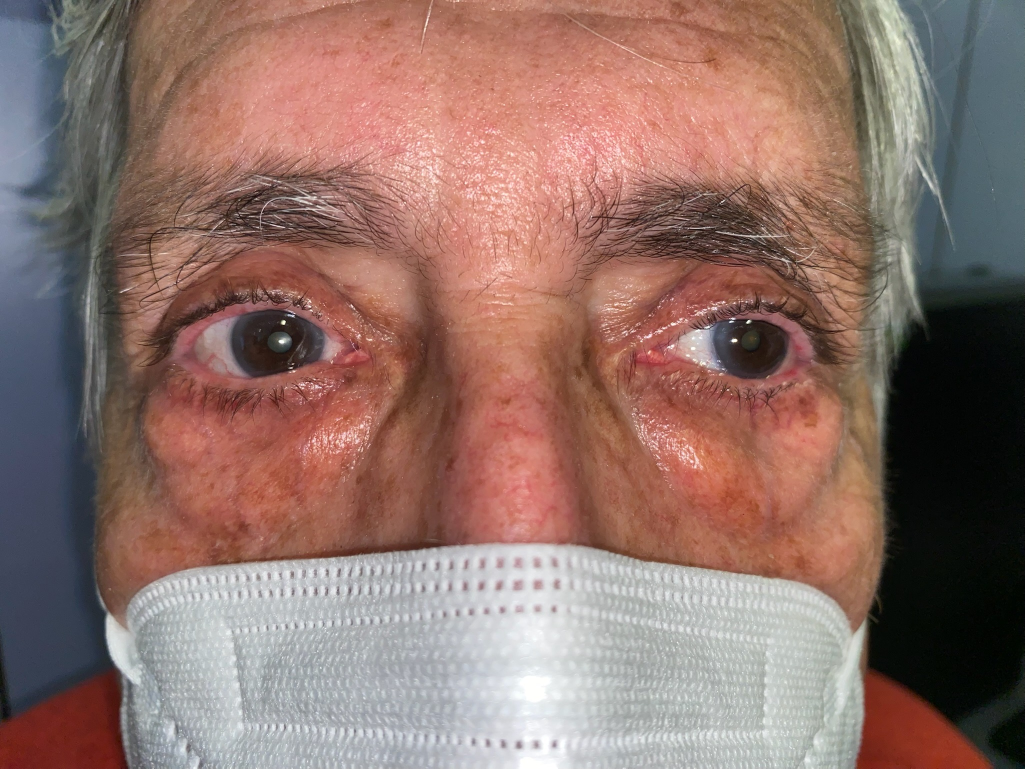
#> input picture Con estrabismo/IMG_1415.jpeg, 2049 x 1537 px, given in place of IMG_1711.jpeg, which was not available (shown at 1/2 size)
$ python crop_big.py
#> lines starting #> are read from the running program, lines starting #| are printed output that depends on the picture
from PIL import Image

# Load the image
photo = 1711
image = Image.open('Con estrabismo\IMG_{}.jpeg'.format(photo))
#> image is the input picture: PIL image 2049x1537 RGB; mean R, G, B 143.2, 113.6, 105.9

left = 480
upper = 600
margin = -40

right = left + 1370 + margin
lower = upper + 550 + margin
bbox = (left, upper, right, lower)
# Crop the sub-image
new_size = (1370, 550)
image = image.crop(bbox).resize(new_size)
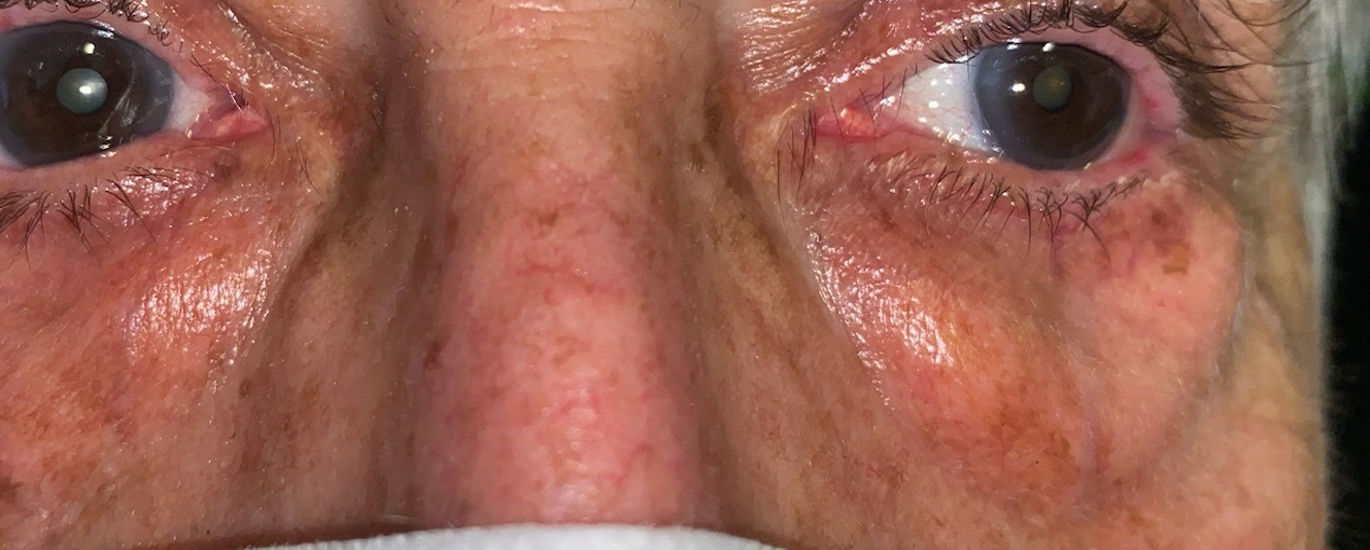
#> image: PIL image 1370x550 RGB; mean R, G, B 151.4, 95.4, 80.4
image.save('Con estrabismo\{}.png'.format(photo))

$ run again, on Con estrabismo/IMG_1600.jpeg
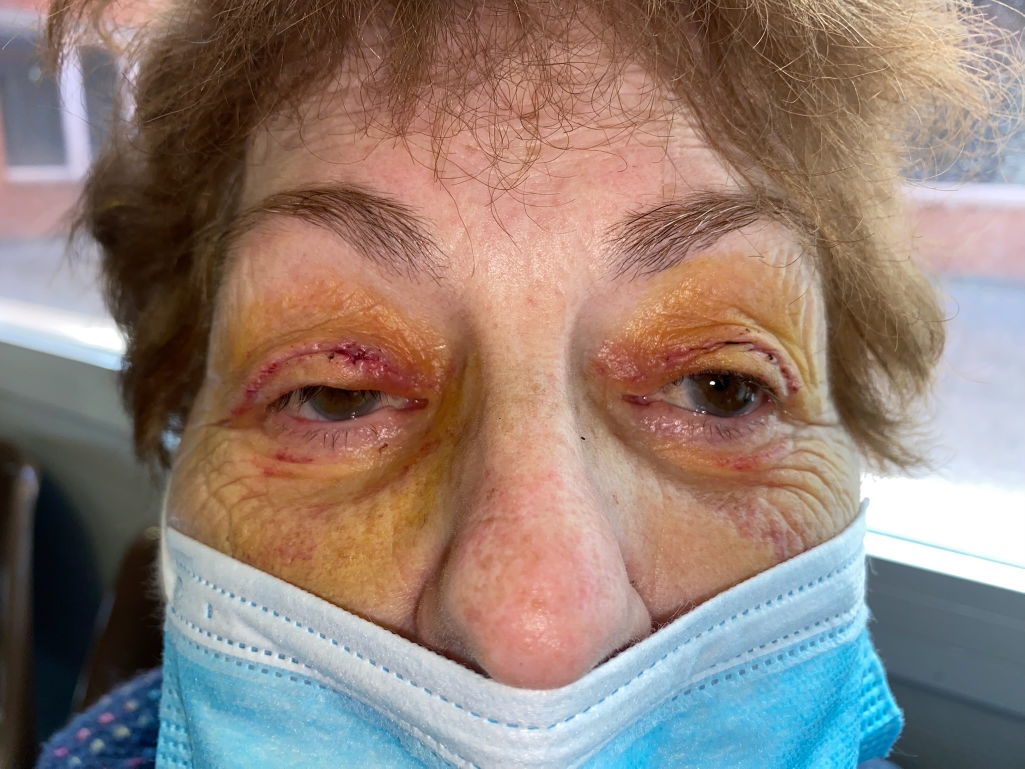
#> input picture Con estrabismo/IMG_1600.jpeg, 2049 x 1537 px, given in place of IMG_1711.jpeg, which was not available (shown at 1/2 size)
#> image is the input picture: PIL image 2049x1537 RGB; mean R, G, B 144.3, 126.7, 117.9
#> `image = image.crop(bbox).resize(new_size)`:
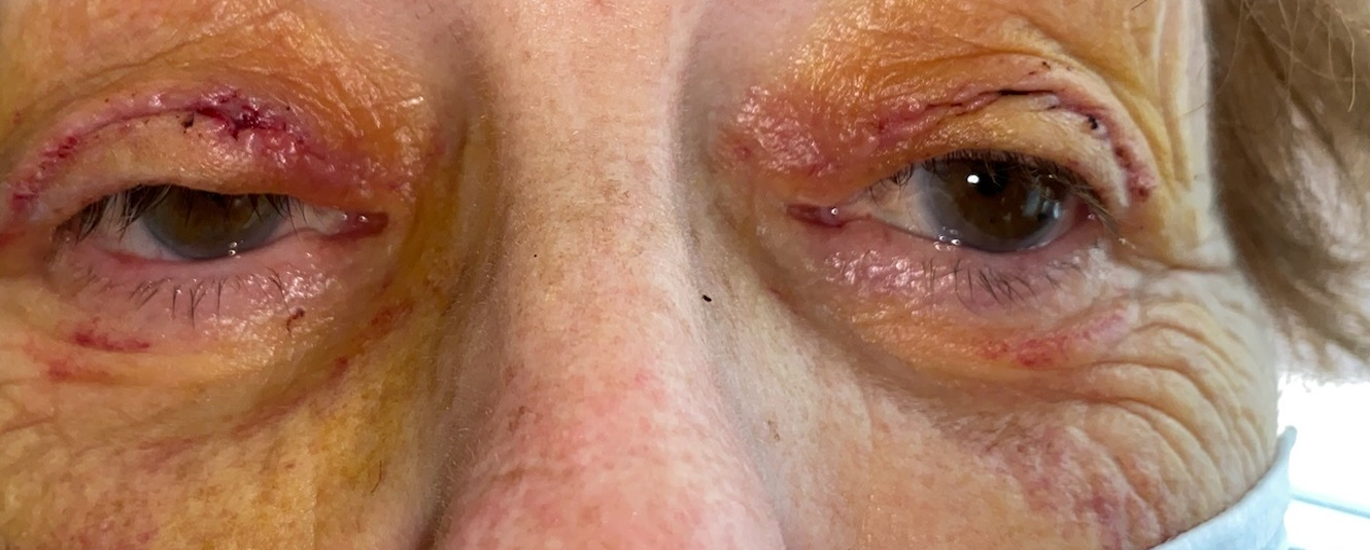
#> image: PIL image 1370x550 RGB; mean R, G, B 164.6, 118.5, 92.8

$ run again, on Con estrabismo/IMG_1646.jpeg
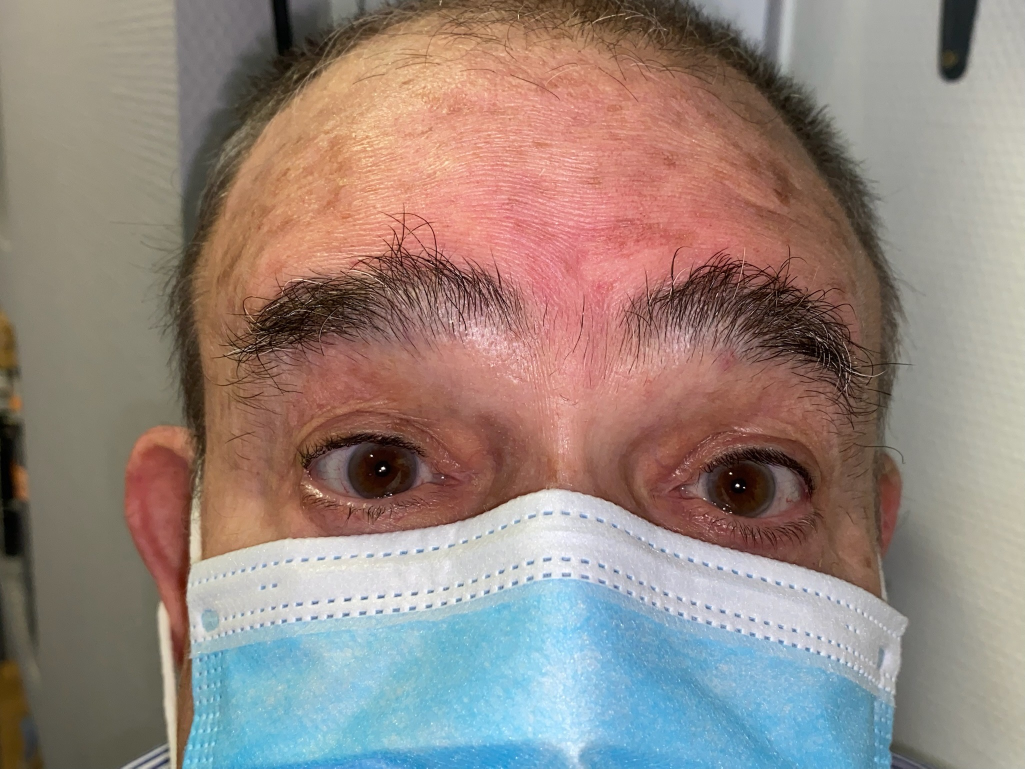
#> input picture Con estrabismo/IMG_1646.jpeg, 2049 x 1537 px, given in place of IMG_1711.jpeg, which was not available (shown at 1/2 size)
#> image is the input picture: PIL image 2049x1537 RGB; mean R, G, B 149, 133.3, 125.8
#> `image = image.crop(bbox).resize(new_size)`:
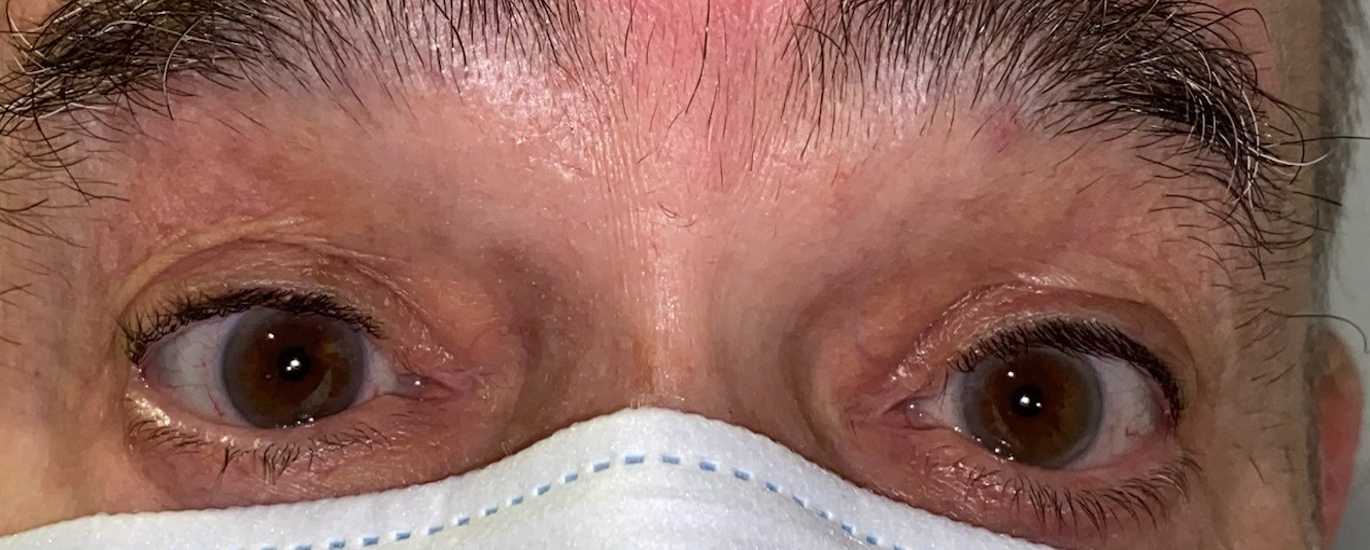
#> image: PIL image 1370x550 RGB; mean R, G, B 142.9, 102.1, 92.2

$ run again, on Con estrabismo/IMG_1649.jpeg
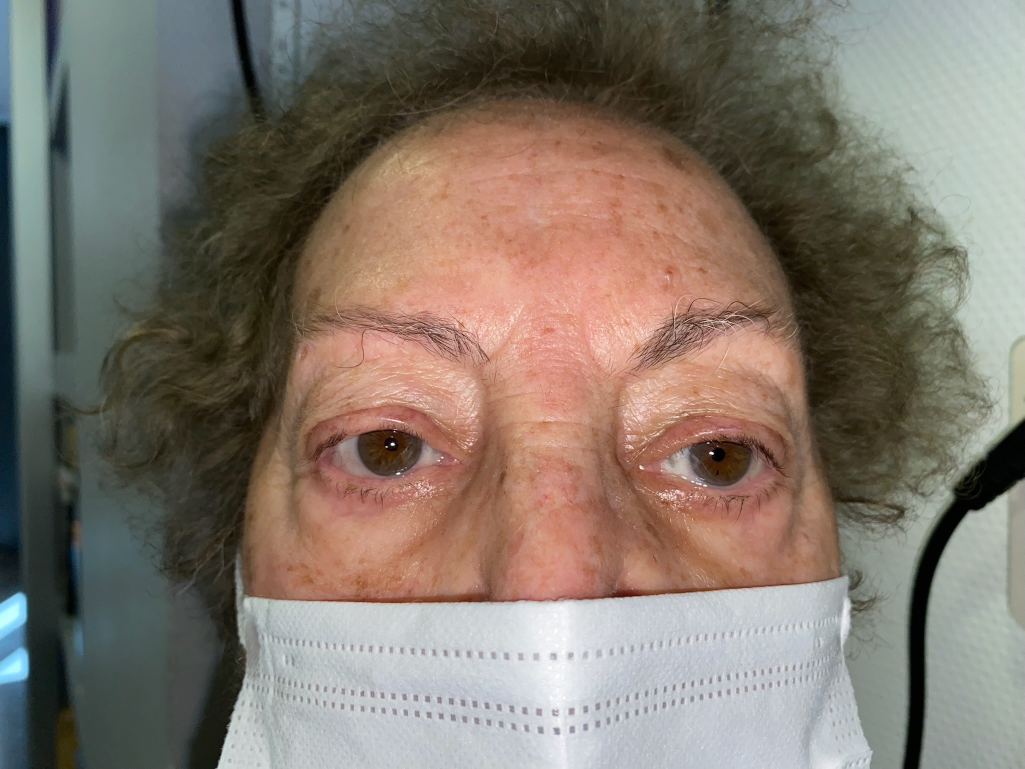
#> input picture Con estrabismo/IMG_1649.jpeg, 2049 x 1537 px, given in place of IMG_1711.jpeg, which was not available (shown at 1/2 size)
#> image is the input picture: PIL image 2049x1537 RGB; mean R, G, B 129.6, 118.4, 107.5
#> `image = image.crop(bbox).resize(new_size)`:
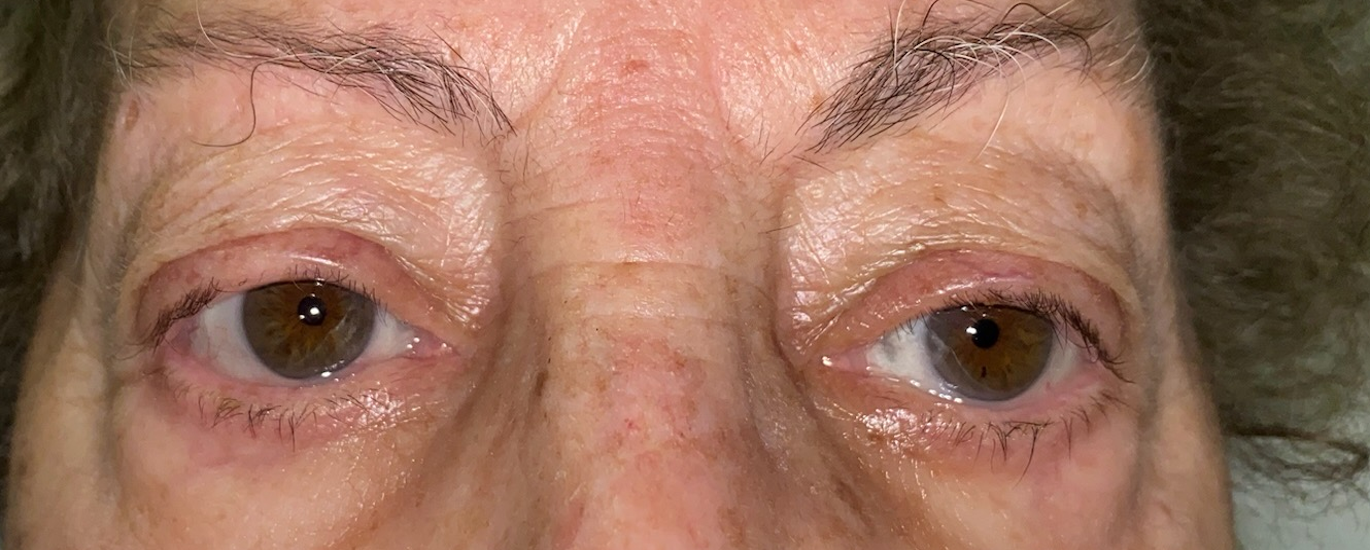
#> image: PIL image 1370x550 RGB; mean R, G, B 154.7, 112.6, 93.1
